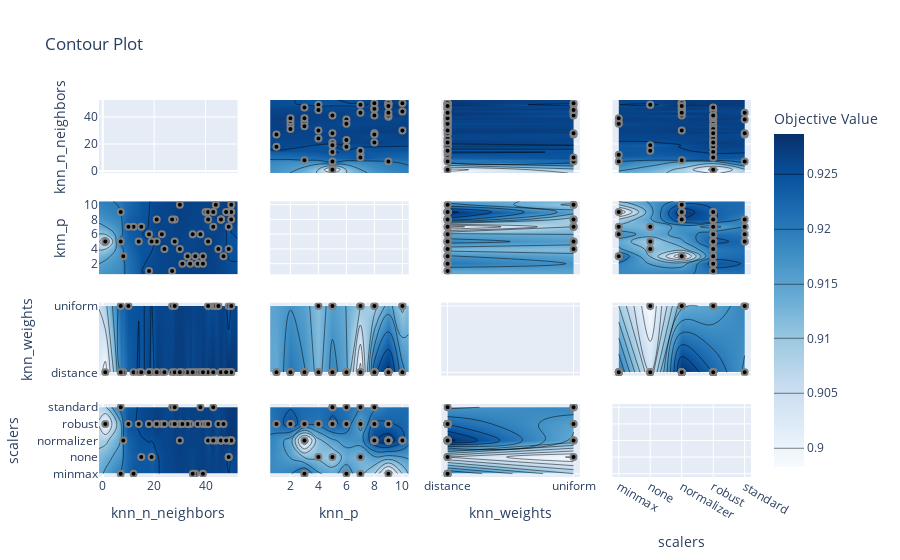

Notebook code cell kept with this figure:
### Code cell
optuna.visualization.plot_contour(study)

### Figure 1 — Plotly figure (JSON) as saved in the notebook; plotly's stock layout.template omitted (floating-point values rounded to 4 significant figures; data arrays with more than 128 entries replaced by an {"elided": "..."} marker saying what was removed)
{"data": [{"type": "scatter", "xaxis": "x", "yaxis": "y"}, {"colorbar": {"title": {"text": "Objective Value"}}, "colorscale": [[0, "rgb(247,251,255)"], [0.125, "rgb(222,235,247)"], [0.25, "rgb(198,219,239)"], [0.375, "rgb(158,202,225)"], [0.5, "rgb(107,174,214)"], [0.625, "rgb(66,146,198)"], [0.75, "rgb(33,113,181)"], [0.875, "rgb(8,81,156)"], [1, "rgb(8,48,107)"]], "connectgaps": true, "contours": {"coloring": "heatmap"}, "hoverinfo": "none", "line": {"smoothing": 1.3}, "reversescale": false, "showscale": true, "type": "contour", "x": [-1.45, 1, 7, 8, 10, 12, 14, 15, 18, 19, 21, 23, 24, 27, 28, 30, 31, 33, 34, 35, 36, 37, 38, 39, 40, 41, 43, 44, 45, 46, 47, 48, 49, 50, 52.45], "xaxis": "x5", "y": [0.55, 1, 2, 3, 4, 5, 6, 7, 8, 9, 10, 10.45], "yaxis": "y5", "z": {"elided": "12x35 float values"}}, {"marker": {"color": "black", "line": {"color": "Gray", "width": 2}}, "mode": "markers", "name": "Feasible Trial", "showlegend": false, "type": "scatter", "x": [7, 8, 36, 49, 43, 7, 44, 41, 12, 41, 27, 30, 34, 18, 33, 21, 19, 18, 23, 24, 49, 37, 31, 1, 39, 38, 45, 28, 40, 27, 30, 14, 21, 47, 35, 15, 28, 41, 39, 10, 46, 46, 46, 50, 49, 50, 50, 50, 48, 43], "xaxis": "x5", "y": [5, 3, 3, 7, 7, 9, 10, 5, 7, 8, 1, 4, 2, 1, 3, 5, 5, 6, 6, 4, 4, 2, 2, 5, 2, 6, 4, 8, 9, 8, 10, 5, 8, 3, 6, 7, 5, 9, 3, 7, 8, 8, 8, 8, 9, 9, 9, 10, 9, 9], "yaxis": "y5"}, {"colorbar": {"title": {"text": "Objective Value"}}, "colorscale": [[0, "rgb(247,251,255)"], [0.125, "rgb(222,235,247)"], [0.25, "rgb(198,219,239)"], [0.375, "rgb(158,202,225)"], [0.5, "rgb(107,174,214)"], [0.625, "rgb(66,146,198)"], [0.75, "rgb(33,113,181)"], [0.875, "rgb(8,81,156)"], [1, "rgb(8,48,107)"]], "connectgaps": true, "contours": {"coloring": "heatmap"}, "hoverinfo": "none", "line": {"smoothing": 1.3}, "reversescale": false, "showscale": false, "type": "contour", "x": [-1.45, 1, 7, 8, 10, 12, 14, 15, 18, 19, 21, 23, 24, 27, 28, 30, 31, 33, 34, 35, 36, 37, 38, 39, 40, 41, 43, 44, 45, 46, 47, 48, 49, 50, 52.45], "xaxis": "x9", "y": ["distance", "uniform"], "yaxis": "y9", "z": [[null, 0.8983, 0.92, 0.92, null, 0.9243, 0.9253, 0.924, 0.9265, 0.9231, 0.9272, 0.9267, 0.9263, 0.9264, 0.9272, 0.9272, 0.9272, 0.926, 0.9271, 0.9256, 0.9265, 0.9267, 0.9264, 0.9275, 0.9264, 0.9272, 0.9279, null, null, 0.9276, 0.9265, 0.9279, 0.9287, 0.9279, null], [null, null, 0.9224, null, 0.9247, null, null, null, null, null, null, null, null, 0.9257, 0.9268, null, null, null, null, null, null, null, null, null, null, 0.9253, 0.926, 0.9255, 0.9261, null, null, null, 0.9229, 0.9259, null]]}, {"marker": {"color": "black", "line": {"color": "Gray", "width": 2}}, "mode": "markers", "name": "Feasible Trial", "showlegend": false, "type": "scatter", "x": [7, 8, 36, 49, 43, 7, 44, 41, 12, 41, 27, 30, 34, 18, 33, 21, 19, 18, 23, 24, 49, 37, 31, 1, 39, 38, 45, 28, 40, 27, 30, 14, 21, 47, 35, 15, 28, 41, 39, 10, 46, 46, 46, 50, 49, 50, 50, 50, 48, 43], "xaxis": "x9", "y": ["uniform", "distance", "distance", "uniform", "uniform", "distance", "uniform", "distance", "distance", "uniform", "distance", "distance", "distance", "distance", "distance", "distance", "distance", "distance", "distance", "distance", "distance", "distance", "distance", "distance", "distance", "distance", "uniform", "distance", "distance", "uniform", "distance", "distance", "distance", "distance", "distance", "distance", "uniform", "distance", "distance", "uniform", "distance", "distance", "distance", "distance", "distance", "distance", "distance", "uniform", "distance", "distance"], "yaxis": "y9"}, {"colorbar": {"title": {"text": "Objective Value"}}, "colorscale": [[0, "rgb(247,251,255)"], [0.125, "rgb(222,235,247)"], [0.25, "rgb(198,219,239)"], [0.375, "rgb(158,202,225)"], [0.5, "rgb(107,174,214)"], [0.625, "rgb(66,146,198)"], [0.75, "rgb(33,113,181)"], [0.875, "rgb(8,81,156)"], [1, "rgb(8,48,107)"]], "connectgaps": true, "contours": {"coloring": "heatmap"}, "hoverinfo": "none", "line": {"smoothing": 1.3}, "reversescale": false, "showscale": false, "type": "contour", "x": [-1.45, 1, 7, 8, 10, 12, 14, 15, 18, 19, 21, 23, 24, 27, 28, 30, 31, 33, 34, 35, 36, 37, 38, 39, 40, 41, 43, 44, 45, 46, 47, 48, 49, 50, 52.45], "xaxis": "x13", "y": ["minmax", "none", "normalizer", "robust", "standard"], "yaxis": "y13", "z": {"elided": "5x35 float values"}}, {"marker": {"color": "black", "line": {"color": "Gray", "width": 2}}, "mode": "markers", "name": "Feasible Trial", "showlegend": false, "type": "scatter", "x": [7, 8, 36, 49, 43, 7, 44, 41, 12, 41, 27, 30, 34, 18, 33, 21, 19, 18, 23, 24, 49, 37, 31, 1, 39, 38, 45, 28, 40, 27, 30, 14, 21, 47, 35, 15, 28, 41, 39, 10, 46, 46, 46, 50, 49, 50, 50, 50, 48, 43], "xaxis": "x13", "y": ["standard", "normalizer", "minmax", "none", "standard", "minmax", "normalizer", "robust", "minmax", "normalizer", "robust", "robust", "robust", "robust", "robust", "robust", "none", "robust", "robust", "robust", "none", "robust", "robust", "robust", "robust", "standard", "robust", "robust", "robust", "standard", "normalizer", "robust", "robust", "robust", "minmax", "none", "standard", "robust", "minmax", "robust", "normalizer", "normalizer", "normalizer", "normalizer", "normalizer", "normalizer", "normalizer", "normalizer", "normalizer", "normalizer"], "yaxis": "y13"}, {"colorbar": {"title": {"text": "Objective Value"}}, "colorscale": [[0, "rgb(247,251,255)"], [0.125, "rgb(222,235,247)"], [0.25, "rgb(198,219,239)"], [0.375, "rgb(158,202,225)"], [0.5, "rgb(107,174,214)"], [0.625, "rgb(66,146,198)"], [0.75, "rgb(33,113,181)"], [0.875, "rgb(8,81,156)"], [1, "rgb(8,48,107)"]], "connectgaps": true, "contours": {"coloring": "heatmap"}, "hoverinfo": "none", "line": {"smoothing": 1.3}, "reversescale": false, "showscale": false, "type": "contour", "x": [0.55, 1, 2, 3, 4, 5, 6, 7, 8, 9, 10, 10.45], "xaxis": "x2", "y": [-1.45, 1, 7, 8, 10, 12, 14, 15, 18, 19, 21, 23, 24, 27, 28, 30, 31, 33, 34, 35, 36, 37, 38, 39, 40, 41, 43, 44, 45, 46, 47, 48, 49, 50, 52.45], "yaxis": "y2", "z": {"elided": "35x12 float values"}}, {"marker": {"color": "black", "line": {"color": "Gray", "width": 2}}, "mode": "markers", "name": "Feasible Trial", "showlegend": false, "type": "scatter", "x": [5, 3, 3, 7, 7, 9, 10, 5, 7, 8, 1, 4, 2, 1, 3, 5, 5, 6, 6, 4, 4, 2, 2, 5, 2, 6, 4, 8, 9, 8, 10, 5, 8, 3, 6, 7, 5, 9, 3, 7, 8, 8, 8, 8, 9, 9, 9, 10, 9, 9], "xaxis": "x2", "y": [7, 8, 36, 49, 43, 7, 44, 41, 12, 41, 27, 30, 34, 18, 33, 21, 19, 18, 23, 24, 49, 37, 31, 1, 39, 38, 45, 28, 40, 27, 30, 14, 21, 47, 35, 15, 28, 41, 39, 10, 46, 46, 46, 50, 49, 50, 50, 50, 48, 43], "yaxis": "y2"}, {"type": "scatter", "xaxis": "x6", "yaxis": "y6"}, {"colorbar": {"title": {"text": "Objective Value"}}, "colorscale": [[0, "rgb(247,251,255)"], [0.125, "rgb(222,235,247)"], [0.25, "rgb(198,219,239)"], [0.375, "rgb(158,202,225)"], [0.5, "rgb(107,174,214)"], [0.625, "rgb(66,146,198)"], [0.75, "rgb(33,113,181)"], [0.875, "rgb(8,81,156)"], [1, "rgb(8,48,107)"]], "connectgaps": true, "contours": {"coloring": "heatmap"}, "hoverinfo": "none", "line": {"smoothing": 1.3}, "reversescale": false, "showscale": false, "type": "contour", "x": [0.55, 1, 2, 3, 4, 5, 6, 7, 8, 9, 10, 10.45], "xaxis": "x10", "y": ["distance", "uniform"], "yaxis": "y10", "z": [[null, 0.9265, 0.9275, 0.9271, 0.9263, 0.9272, 0.9267, 0.9243, 0.9279, 0.9287, 0.9272, null], [null, null, null, null, 0.9261, 0.9268, null, 0.926, 0.9257, null, 0.9259, null]]}, {"marker": {"color": "black", "line": {"color": "Gray", "width": 2}}, "mode": "markers", "name": "Feasible Trial", "showlegend": false, "type": "scatter", "x": [5, 3, 3, 7, 7, 9, 10, 5, 7, 8, 1, 4, 2, 1, 3, 5, 5, 6, 6, 4, 4, 2, 2, 5, 2, 6, 4, 8, 9, 8, 10, 5, 8, 3, 6, 7, 5, 9, 3, 7, 8, 8, 8, 8, 9, 9, 9, 10, 9, 9], "xaxis": "x10", "y": ["uniform", "distance", "distance", "uniform", "uniform", "distance", "uniform", "distance", "distance", "uniform", "distance", "distance", "distance", "distance", "distance", "distance", "distance", "distance", "distance", "distance", "distance", "distance", "distance", "distance", "distance", "distance", "uniform", "distance", "distance", "uniform", "distance", "distance", "distance", "distance", "distance", "distance", "uniform", "distance", "distance", "uniform", "distance", "distance", "distance", "distance", "distance", "distance", "distance", "uniform", "distance", "distance"], "yaxis": "y10"}, {"colorbar": {"title": {"text": "Objective Value"}}, "colorscale": [[0, "rgb(247,251,255)"], [0.125, "rgb(222,235,247)"], [0.25, "rgb(198,219,239)"], [0.375, "rgb(158,202,225)"], [0.5, "rgb(107,174,214)"], [0.625, "rgb(66,146,198)"], [0.75, "rgb(33,113,181)"], [0.875, "rgb(8,81,156)"], [1, "rgb(8,48,107)"]], "connectgaps": true, "contours": {"coloring": "heatmap"}, "hoverinfo": "none", "line": {"smoothing": 1.3}, "reversescale": false, "showscale": false, "type": "contour", "x": [0.55, 1, 2, 3, 4, 5, 6, 7, 8, 9, 10, 10.45], "xaxis": "x14", "y": ["minmax", "none", "normalizer", "robust", "standard"], "yaxis": "y14", "z": [[null, null, null, 0.9271, null, null, 0.9256, 0.9243, null, 0.92, null, null], [null, null, null, null, 0.9237, 0.9231, null, 0.924, null, null, null, null], [null, null, null, 0.92, null, null, null, null, 0.9279, 0.9287, 0.9272, null], [null, 0.9265, 0.9275, 0.9265, 0.9263, 0.9272, 0.9267, 0.9247, 0.9272, 0.9271, null, null], [null, null, null, null, null, 0.9268, 0.9264, 0.926, 0.9257, null, null, null]]}, {"marker": {"color": "black", "line": {"color": "Gray", "width": 2}}, "mode": "markers", "name": "Feasible Trial", "showlegend": false, "type": "scatter", "x": [5, 3, 3, 7, 7, 9, 10, 5, 7, 8, 1, 4, 2, 1, 3, 5, 5, 6, 6, 4, 4, 2, 2, 5, 2, 6, 4, 8, 9, 8, 10, 5, 8, 3, 6, 7, 5, 9, 3, 7, 8, 8, 8, 8, 9, 9, 9, 10, 9, 9], "xaxis": "x14", "y": ["standard", "normalizer", "minmax", "none", "standard", "minmax", "normalizer", "robust", "minmax", "normalizer", "robust", "robust", "robust", "robust", "robust", "robust", "none", "robust", "robust", "robust", "none", "robust", "robust", "robust", "robust", "standard", "robust", "robust", "robust", "standard", "normalizer", "robust", "robust", "robust", "minmax", "none", "standard", "robust", "minmax", "robust", "normalizer", "normalizer", "normalizer", "normalizer", "normalizer", "normalizer", "normalizer", "normalizer", "normalizer", "normalizer"], "yaxis": "y14"}, {"colorbar": {"title": {"text": "Objective Value"}}, "colorscale": [[0, "rgb(247,251,255)"], [0.125, "rgb(222,235,247)"], [0.25, "rgb(198,219,239)"], [0.375, "rgb(158,202,225)"], [0.5, "rgb(107,174,214)"], [0.625, "rgb(66,146,198)"], [0.75, "rgb(33,113,181)"], [0.875, "rgb(8,81,156)"], [1, "rgb(8,48,107)"]], "connectgaps": true, "contours": {"coloring": "heatmap"}, "hoverinfo": "none", "line": {"smoothing": 1.3}, "reversescale": false, "showscale": false, "type": "contour", "x": ["distance", "uniform"], "xaxis": "x3", "y": [-1.45, 1, 7, 8, 10, 12, 14, 15, 18, 19, 21, 23, 24, 27, 28, 30, 31, 33, 34, 35, 36, 37, 38, 39, 40, 41, 43, 44, 45, 46, 47, 48, 49, 50, 52.45], "yaxis": "y3", "z": [[null, null], [0.8983, null], [0.92, 0.9224], [0.92, null], [null, 0.9247], [0.9243, null], [0.9253, null], [0.924, null], [0.9265, null], [0.9231, null], [0.9272, null], [0.9267, null], [0.9263, null], [0.9264, 0.9257], [0.9272, 0.9268], [0.9272, null], [0.9272, null], [0.926, null], [0.9271, null], [0.9256, null], [0.9265, null], [0.9267, null], [0.9264, null], [0.9275, null], [0.9264, null], [0.9272, 0.9253], [0.9279, 0.926], [null, 0.9255], [null, 0.9261], [0.9276, null], [0.9265, null], [0.9279, null], [0.9287, 0.9229], [0.9279, 0.9259], [null, null]]}, {"marker": {"color": "black", "line": {"color": "Gray", "width": 2}}, "mode": "markers", "name": "Feasible Trial", "showlegend": false, "type": "scatter", "x": ["uniform", "distance", "distance", "uniform", "uniform", "distance", "uniform", "distance", "distance", "uniform", "distance", "distance", "distance", "distance", "distance", "distance", "distance", "distance", "distance", "distance", "distance", "distance", "distance", "distance", "distance", "distance", "uniform", "distance", "distance", "uniform", "distance", "distance", "distance", "distance", "distance", "distance", "uniform", "distance", "distance", "uniform", "distance", "distance", "distance", "distance", "distance", "distance", "distance", "uniform", "distance", "distance"], "xaxis": "x3", "y": [7, 8, 36, 49, 43, 7, 44, 41, 12, 41, 27, 30, 34, 18, 33, 21, 19, 18, 23, 24, 49, 37, 31, 1, 39, 38, 45, 28, 40, 27, 30, 14, 21, 47, 35, 15, 28, 41, 39, 10, 46, 46, 46, 50, 49, 50, 50, 50, 48, 43], "yaxis": "y3"}, {"colorbar": {"title": {"text": "Objective Value"}}, "colorscale": [[0, "rgb(247,251,255)"], [0.125, "rgb(222,235,247)"], [0.25, "rgb(198,219,239)"], [0.375, "rgb(158,202,225)"], [0.5, "rgb(107,174,214)"], [0.625, "rgb(66,146,198)"], [0.75, "rgb(33,113,181)"], [0.875, "rgb(8,81,156)"], [1, "rgb(8,48,107)"]], "connectgaps": true, "contours": {"coloring": "heatmap"}, "hoverinfo": "none", "line": {"smoothing": 1.3}, "reversescale": false, "showscale": false, "type": "contour", "x": ["distance", "uniform"], "xaxis": "x7", "y": [0.55, 1, 2, 3, 4, 5, 6, 7, 8, 9, 10, 10.45], "yaxis": "y7", "z": [[null, null], [0.9265, null], [0.9275, null], [0.9271, null], [0.9263, 0.9261], [0.9272, 0.9268], [0.9267, null], [0.9243, 0.926], [0.9279, 0.9257], [0.9287, null], [0.9272, 0.9259], [null, null]]}, {"marker": {"color": "black", "line": {"color": "Gray", "width": 2}}, "mode": "markers", "name": "Feasible Trial", "showlegend": false, "type": "scatter", "x": ["uniform", "distance", "distance", "uniform", "uniform", "distance", "uniform", "distance", "distance", "uniform", "distance", "distance", "distance", "distance", "distance", "distance", "distance", "distance", "distance", "distance", "distance", "distance", "distance", "distance", "distance", "distance", "uniform", "distance", "distance", "uniform", "distance", "distance", "distance", "distance", "distance", "distance", "uniform", "distance", "distance", "uniform", "distance", "distance", "distance", "distance", "distance", "distance", "distance", "uniform", "distance", "distance"], "xaxis": "x7", "y": [5, 3, 3, 7, 7, 9, 10, 5, 7, 8, 1, 4, 2, 1, 3, 5, 5, 6, 6, 4, 4, 2, 2, 5, 2, 6, 4, 8, 9, 8, 10, 5, 8, 3, 6, 7, 5, 9, 3, 7, 8, 8, 8, 8, 9, 9, 9, 10, 9, 9], "yaxis": "y7"}, {"type": "scatter", "xaxis": "x11", "yaxis": "y11"}, {"colorbar": {"title": {"text": "Objective Value"}}, "colorscale": [[0, "rgb(247,251,255)"], [0.125, "rgb(222,235,247)"], [0.25, "rgb(198,219,239)"], [0.375, "rgb(158,202,225)"], [0.5, "rgb(107,174,214)"], [0.625, "rgb(66,146,198)"], [0.75, "rgb(33,113,181)"], [0.875, "rgb(8,81,156)"], [1, "rgb(8,48,107)"]], "connectgaps": true, "contours": {"coloring": "heatmap"}, "hoverinfo": "none", "line": {"smoothing": 1.3}, "reversescale": false, "showscale": false, "type": "contour", "x": ["distance", "uniform"], "xaxis": "x15", "y": ["minmax", "none", "normalizer", "robust", "standard"], "yaxis": "y15", "z": [[0.9271, null], [0.924, 0.9229], [0.9287, 0.9259], [0.9275, 0.9261], [0.9264, 0.9268]]}, {"marker": {"color": "black", "line": {"color": "Gray", "width": 2}}, "mode": "markers", "name": "Feasible Trial", "showlegend": false, "type": "scatter", "x": ["uniform", "distance", "distance", "uniform", "uniform", "distance", "uniform", "distance", "distance", "uniform", "distance", "distance", "distance", "distance", "distance", "distance", "distance", "distance", "distance", "distance", "distance", "distance", "distance", "distance", "distance", "distance", "uniform", "distance", "distance", "uniform", "distance", "distance", "distance", "distance", "distance", "distance", "uniform", "distance", "distance", "uniform", "distance", "distance", "distance", "distance", "distance", "distance", "distance", "uniform", "distance", "distance"], "xaxis": "x15", "y": ["standard", "normalizer", "minmax", "none", "standard", "minmax", "normalizer", "robust", "minmax", "normalizer", "robust", "robust", "robust", "robust", "robust", "robust", "none", "robust", "robust", "robust", "none", "robust", "robust", "robust", "robust", "standard", "robust", "robust", "robust", "standard", "normalizer", "robust", "robust", "robust", "minmax", "none", "standard", "robust", "minmax", "robust", "normalizer", "normalizer", "normalizer", "normalizer", "normalizer", "normalizer", "normalizer", "normalizer", "normalizer", "normalizer"], "yaxis": "y15"}, {"colorbar": {"title": {"text": "Objective Value"}}, "colorscale": [[0, "rgb(247,251,255)"], [0.125, "rgb(222,235,247)"], [0.25, "rgb(198,219,239)"], [0.375, "rgb(158,202,225)"], [0.5, "rgb(107,174,214)"], [0.625, "rgb(66,146,198)"], [0.75, "rgb(33,113,181)"], [0.875, "rgb(8,81,156)"], [1, "rgb(8,48,107)"]], "connectgaps": true, "contours": {"coloring": "heatmap"}, "hoverinfo": "none", "line": {"smoothing": 1.3}, "reversescale": false, "showscale": false, "type": "contour", "x": ["minmax", "none", "normalizer", "robust", "standard"], "xaxis": "x4", "y": [-1.45, 1, 7, 8, 10, 12, 14, 15, 18, 19, 21, 23, 24, 27, 28, 30, 31, 33, 34, 35, 36, 37, 38, 39, 40, 41, 43, 44, 45, 46, 47, 48, 49, 50, 52.45], "yaxis": "y4", "z": {"elided": "35x5 float values"}}, {"marker": {"color": "black", "line": {"color": "Gray", "width": 2}}, "mode": "markers", "name": "Feasible Trial", "showlegend": false, "type": "scatter", "x": ["standard", "normalizer", "minmax", "none", "standard", "minmax", "normalizer", "robust", "minmax", "normalizer", "robust", "robust", "robust", "robust", "robust", "robust", "none", "robust", "robust", "robust", "none", "robust", "robust", "robust", "robust", "standard", "robust", "robust", "robust", "standard", "normalizer", "robust", "robust", "robust", "minmax", "none", "standard", "robust", "minmax", "robust", "normalizer", "normalizer", "normalizer", "normalizer", "normalizer", "normalizer", "normalizer", "normalizer", "normalizer", "normalizer"], "xaxis": "x4", "y": [7, 8, 36, 49, 43, 7, 44, 41, 12, 41, 27, 30, 34, 18, 33, 21, 19, 18, 23, 24, 49, 37, 31, 1, 39, 38, 45, 28, 40, 27, 30, 14, 21, 47, 35, 15, 28, 41, 39, 10, 46, 46, 46, 50, 49, 50, 50, 50, 48, 43], "yaxis": "y4"}, {"colorbar": {"title": {"text": "Objective Value"}}, "colorscale": [[0, "rgb(247,251,255)"], [0.125, "rgb(222,235,247)"], [0.25, "rgb(198,219,239)"], [0.375, "rgb(158,202,225)"], [0.5, "rgb(107,174,214)"], [0.625, "rgb(66,146,198)"], [0.75, "rgb(33,113,181)"], [0.875, "rgb(8,81,156)"], [1, "rgb(8,48,107)"]], "connectgaps": true, "contours": {"coloring": "heatmap"}, "hoverinfo": "none", "line": {"smoothing": 1.3}, "reversescale": false, "showscale": false, "type": "contour", "x": ["minmax", "none", "normalizer", "robust", "standard"], "xaxis": "x8", "y": [0.55, 1, 2, 3, 4, 5, 6, 7, 8, 9, 10, 10.45], "yaxis": "y8", "z": [[null, null, null, null, null], [null, null, null, 0.9265, null], [null, null, null, 0.9275, null], [0.9271, null, 0.92, 0.9265, null], [null, 0.9237, null, 0.9263, null], [null, 0.9231, null, 0.9272, 0.9268], [0.9256, null, null, 0.9267, 0.9264], [0.9243, 0.924, null, 0.9247, 0.926], [null, null, 0.9279, 0.9272, 0.9257], [0.92, null, 0.9287, 0.9271, null], [null, null, 0.9272, null, null], [null, null, null, null, null]]}, {"marker": {"color": "black", "line": {"color": "Gray", "width": 2}}, "mode": "markers", "name": "Feasible Trial", "showlegend": false, "type": "scatter", "x": ["standard", "normalizer", "minmax", "none", "standard", "minmax", "normalizer", "robust", "minmax", "normalizer", "robust", "robust", "robust", "robust", "robust", "robust", "none", "robust", "robust", "robust", "none", "robust", "robust", "robust", "robust", "standard", "robust", "robust", "robust", "standard", "normalizer", "robust", "robust", "robust", "minmax", "none", "standard", "robust", "minmax", "robust", "normalizer", "normalizer", "normalizer", "normalizer", "normalizer", "normalizer", "normalizer", "normalizer", "normalizer", "normalizer"], "xaxis": "x8", "y": [5, 3, 3, 7, 7, 9, 10, 5, 7, 8, 1, 4, 2, 1, 3, 5, 5, 6, 6, 4, 4, 2, 2, 5, 2, 6, 4, 8, 9, 8, 10, 5, 8, 3, 6, 7, 5, 9, 3, 7, 8, 8, 8, 8, 9, 9, 9, 10, 9, 9], "yaxis": "y8"}, {"colorbar": {"title": {"text": "Objective Value"}}, "colorscale": [[0, "rgb(247,251,255)"], [0.125, "rgb(222,235,247)"], [0.25, "rgb(198,219,239)"], [0.375, "rgb(158,202,225)"], [0.5, "rgb(107,174,214)"], [0.625, "rgb(66,146,198)"], [0.75, "rgb(33,113,181)"], [0.875, "rgb(8,81,156)"], [1, "rgb(8,48,107)"]], "connectgaps": true, "contours": {"coloring": "heatmap"}, "hoverinfo": "none", "line": {"smoothing": 1.3}, "reversescale": false, "showscale": false, "type": "contour", "x": ["minmax", "none", "normalizer", "robust", "standard"], "xaxis": "x12", "y": ["distance", "uniform"], "yaxis": "y12", "z": [[0.9271, 0.924, 0.9287, 0.9275, 0.9264], [null, 0.9229, 0.9259, 0.9261, 0.9268]]}, {"marker": {"color": "black", "line": {"color": "Gray", "width": 2}}, "mode": "markers", "name": "Feasible Trial", "showlegend": false, "type": "scatter", "x": ["standard", "normalizer", "minmax", "none", "standard", "minmax", "normalizer", "robust", "minmax", "normalizer", "robust", "robust", "robust", "robust", "robust", "robust", "none", "robust", "robust", "robust", "none", "robust", "robust", "robust", "robust", "standard", "robust", "robust", "robust", "standard", "normalizer", "robust", "robust", "robust", "minmax", "none", "standard", "robust", "minmax", "robust", "normalizer", "normalizer", "normalizer", "normalizer", "normalizer", "normalizer", "normalizer", "normalizer", "normalizer", "normalizer"], "xaxis": "x12", "y": ["uniform", "distance", "distance", "uniform", "uniform", "distance", "uniform", "distance", "distance", "uniform", "distance", "distance", "distance", "distance", "distance", "distance", "distance", "distance", "distance", "distance", "distance", "distance", "distance", "distance", "distance", "distance", "uniform", "distance", "distance", "uniform", "distance", "distance", "distance", "distance", "distance", "distance", "uniform", "distance", "distance", "uniform", "distance", "distance", "distance", "distance", "distance", "distance", "distance", "uniform", "distance", "distance"], "yaxis": "y12"}, {"type": "scatter", "xaxis": "x16", "yaxis": "y16"}], "layout": {"title": {"text": "Contour Plot"}, "xaxis": {"anchor": "y", "domain": [0, 0.2125], "matches": "x13", "range": [-1.45, 52.45], "showticklabels": false}, "xaxis10": {"anchor": "y10", "domain": [0.2625, 0.475], "matches": "x14", "range": [0.55, 10.45], "showticklabels": false}, "xaxis11": {"anchor": "y11", "domain": [0.525, 0.7375], "matches": "x15", "range": [-0.05, 1.05], "showticklabels": false, "type": "category"}, "xaxis12": {"anchor": "y12", "domain": [0.7875, 1], "matches": "x16", "range": [-0.2, 4.2], "showticklabels": false, "type": "category"}, "xaxis13": {"anchor": "y13", "domain": [0, 0.2125], "range": [-1.45, 52.45], "title": {"text": "knn_n_neighbors"}}, "xaxis14": {"anchor": "y14", "domain": [0.2625, 0.475], "range": [0.55, 10.45], "title": {"text": "knn_p"}}, "xaxis15": {"anchor": "y15", "domain": [0.525, 0.7375], "range": [-0.05, 1.05], "title": {"text": "knn_weights"}, "type": "category"}, "xaxis16": {"anchor": "y16", "domain": [0.7875, 1], "range": [-0.2, 4.2], "title": {"text": "scalers"}, "type": "category"}, "xaxis2": {"anchor": "y2", "domain": [0.2625, 0.475], "matches": "x14", "range": [0.55, 10.45], "showticklabels": false}, "xaxis3": {"anchor": "y3", "domain": [0.525, 0.7375], "matches": "x15", "range": [-0.05, 1.05], "showticklabels": false, "type": "category"}, "xaxis4": {"anchor": "y4", "domain": [0.7875, 1], "matches": "x16", "range": [-0.2, 4.2], "showticklabels": false, "type": "category"}, "xaxis5": {"anchor": "y5", "domain": [0, 0.2125], "matches": "x13", "range": [-1.45, 52.45], "showticklabels": false}, "xaxis6": {"anchor": "y6", "domain": [0.2625, 0.475], "matches": "x14", "range": [0.55, 10.45], "showticklabels": false}, "xaxis7": {"anchor": "y7", "domain": [0.525, 0.7375], "matches": "x15", "range": [-0.05, 1.05], "showticklabels": false, "type": "category"}, "xaxis8": {"anchor": "y8", "domain": [0.7875, 1], "matches": "x16", "range": [-0.2, 4.2], "showticklabels": false, "type": "category"}, "xaxis9": {"anchor": "y9", "domain": [0, 0.2125], "matches": "x13", "range": [-1.45, 52.45], "showticklabels": false}, "yaxis": {"anchor": "x", "domain": [0.8063, 1], "range": [-1.45, 52.45], "title": {"text": "knn_n_neighbors"}}, "yaxis10": {"anchor": "x10", "domain": [0.2687, 0.4625], "matches": "y9", "range": [-0.05, 1.05], "showticklabels": false, "type": "category"}, "yaxis11": {"anchor": "x11", "domain": [0.2687, 0.4625], "matches": "y9", "range": [-0.05, 1.05], "showticklabels": false, "type": "category"}, "yaxis12": {"anchor": "x12", "domain": [0.2687, 0.4625], "matches": "y9", "range": [-0.05, 1.05], "showticklabels": false, "type": "category"}, "yaxis13": {"anchor": "x13", "domain": [0, 0.1938], "range": [-0.2, 4.2], "title": {"text": "scalers"}, "type": "category"}, "yaxis14": {"anchor": "x14", "domain": [0, 0.1938], "matches": "y13", "range": [-0.2, 4.2], "showticklabels": false, "type": "category"}, "yaxis15": {"anchor": "x15", "domain": [0, 0.1938], "matches": "y13", "range": [-0.2, 4.2], "showticklabels": false, "type": "category"}, "yaxis16": {"anchor": "x16", "domain": [0, 0.1938], "matches": "y13", "range": [-0.2, 4.2], "showticklabels": false, "type": "category"}, "yaxis2": {"anchor": "x2", "domain": [0.8063, 1], "matches": "y", "range": [-1.45, 52.45], "showticklabels": false}, "yaxis3": {"anchor": "x3", "domain": [0.8063, 1], "matches": "y", "range": [-1.45, 52.45], "showticklabels": false}, "yaxis4": {"anchor": "x4", "domain": [0.8063, 1], "matches": "y", "range": [-1.45, 52.45], "showticklabels": false}, "yaxis5": {"anchor": "x5", "domain": [0.5375, 0.7312], "range": [0.55, 10.45], "title": {"text": "knn_p"}}, "yaxis6": {"anchor": "x6", "domain": [0.5375, 0.7312], "matches": "y5", "range": [0.55, 10.45], "showticklabels": false}, "yaxis7": {"anchor": "x7", "domain": [0.5375, 0.7312], "matches": "y5", "range": [0.55, 10.45], "showticklabels": false}, "yaxis8": {"anchor": "x8", "domain": [0.5375, 0.7312], "matches": "y5", "range": [0.55, 10.45], "showticklabels": false}, "yaxis9": {"anchor": "x9", "domain": [0.2687, 0.4625], "range": [-0.05, 1.05], "title": {"text": "knn_weights"}, "type": "category"}}}
